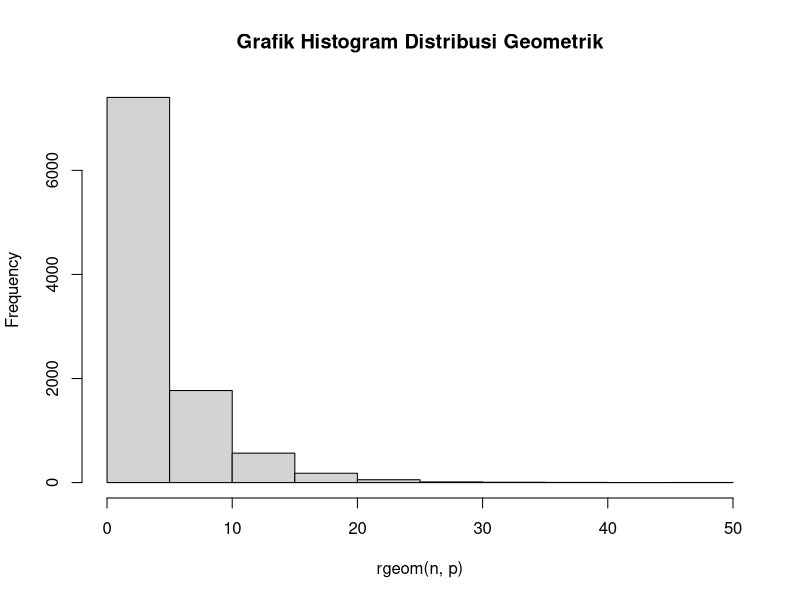
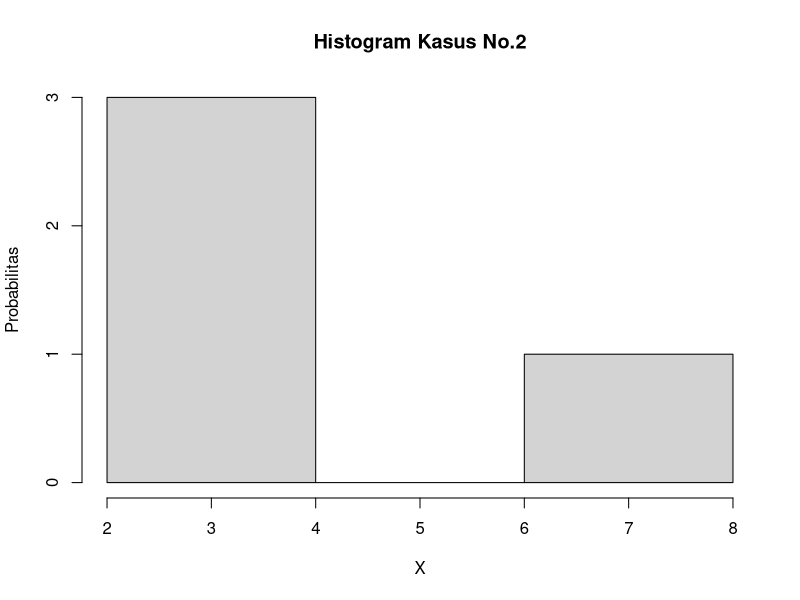
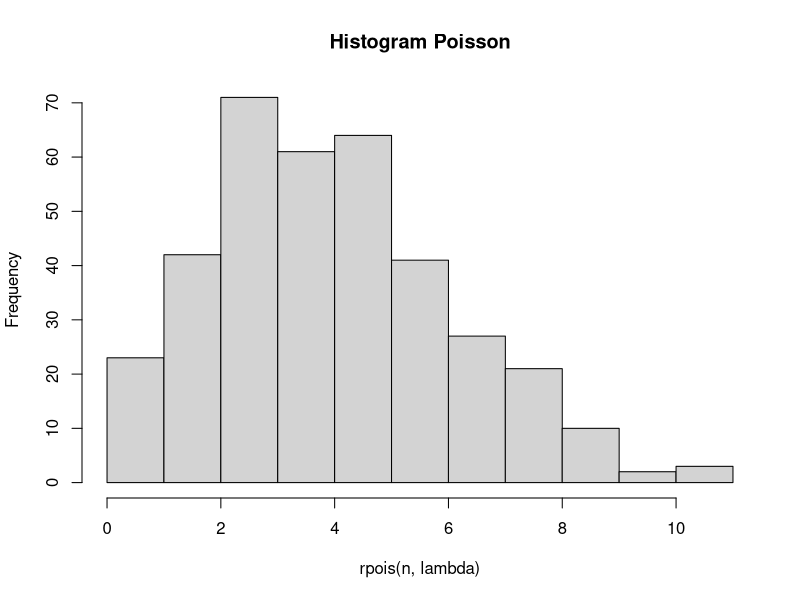
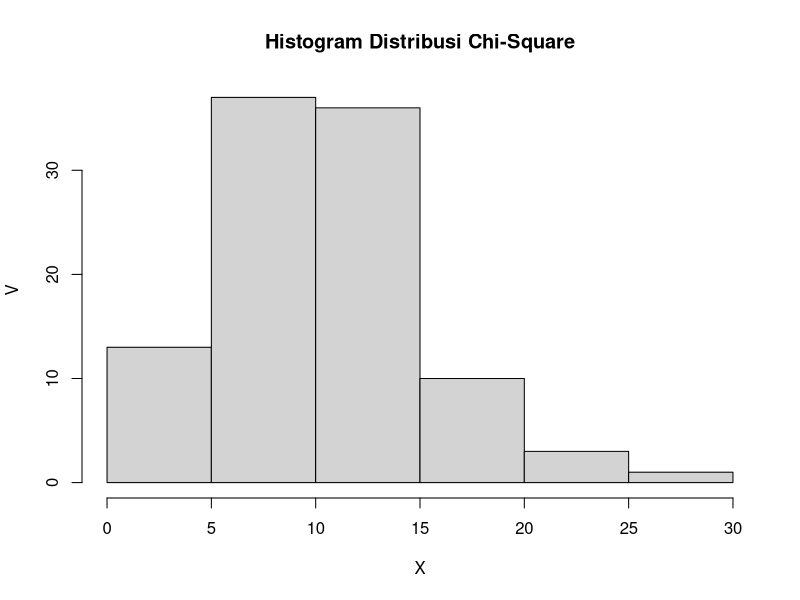
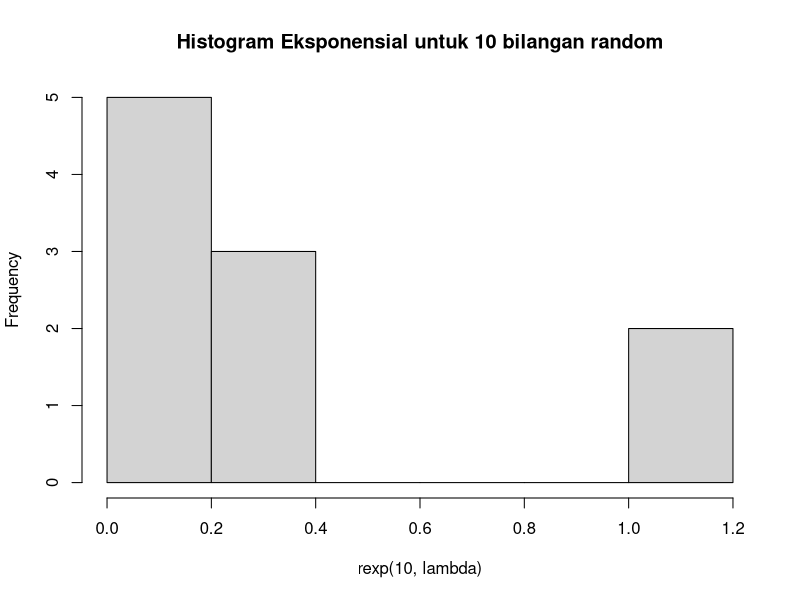
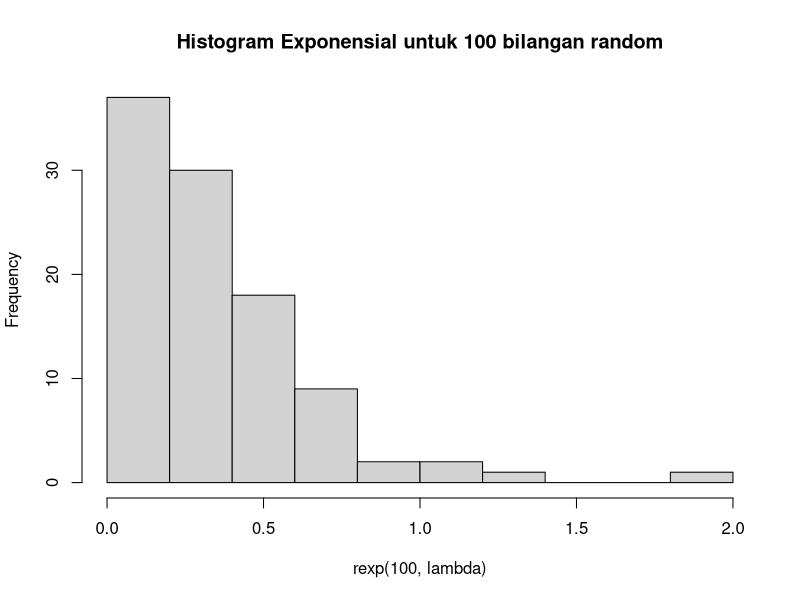
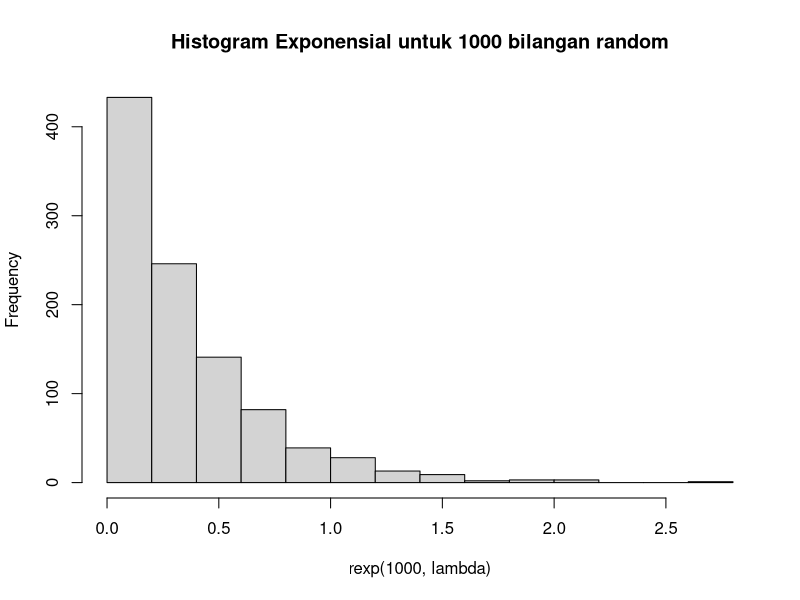
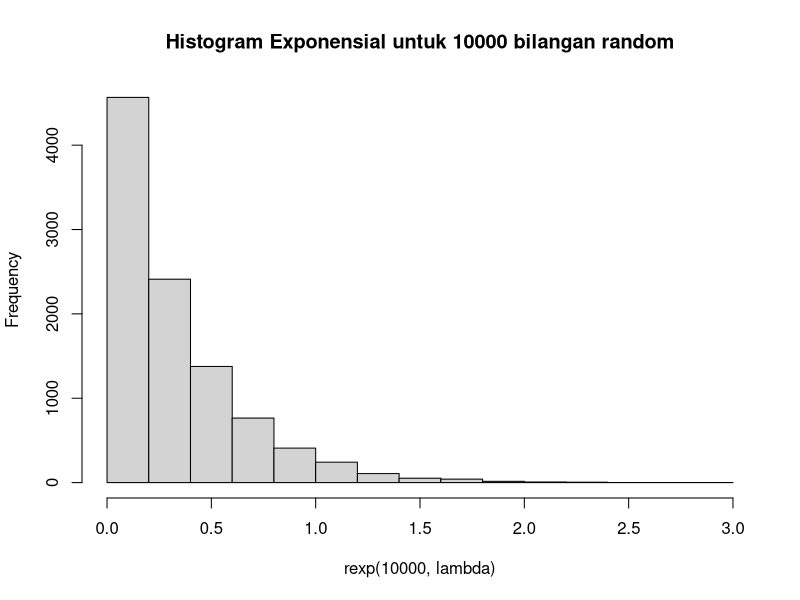

Generate these figures, in order, with R:
#1. 
#Seorang penyurvei secara acak memilih orang-orang di jalan
#sampai dia bertemu dengan seseorang yang menghadiri acara vaksinasi sebelumnya

#a. Berapa peluang penyurvei bertemu x = 3 orang yang tidak menghadiri acara vaksinasi sebelum
#keberhasilan pertama ketika p = 0,20 dari populasi menghadiri acara vaksinasi? (distribusi Geometrik)
x <- 3
p <- 0.2
peluang <- dgeom(x,1-p)

#b.mean Distribusi Geometrik dengan 10000 data random
#prob = 0,20 dimana distribusi geometrik acak tersebut X = 3 
#distribusi geometrik acak () == 3
n <- 10000
mean(rgeom(n, p) == 3)

#c. Bandingkan Hasil poin a dan b , apa kesimpulan yang bisa didapatkan?
#penjelasan di README.md

#d. Histogram Distribusi Geometrik , Peluang X = 3 gagal Sebelum Sukses Pertama
hist(rgeom(n,p), main = "Grafik Histogram Distribusi Geometrik")

#e. Nilai Rataan (μ) dan Varian (σ²) dari Distribusi Geometrik
rataan = 1/p
varian = (1-p)/(p^2)


#2.
#Terdapat 20 pasien menderita Covid19 dengan peluang sembuh sebesar 0.2.
n <- 20
p <- .2

#a. Peluang terdapat 4 pasien yang sembuh.
x <- 4
peluang <- dbinom(x,n,p, log = FALSE)

#b. Gambarkan grafik histogram berdasarkan kasus tersebut.
hist(rbinom(x,n,p), xlab = "X", ylab = "Probabilitas", main = "Histogram Kasus No.2")

#c. Nilai Rataan (μ) dan Varian (σ²) dari Distribusi Binomial.
rataan <- n*p
varian <- n*p*(1-p)


#3.
#Diketahui data dari sebuah tempat bersalin di rumah sakit tertentu menunjukkan rata-rata
#historis 4,5 bayi lahir di rumah sakit ini setiap hari. (gunakan Distribusi Poisson)
lambda <- 4.5

#a. Berapa peluang bahwa 6 bayi akan lahir di rumah sakit ini besok?
x <- 6
peluang <- dpois(x,lambda)

#b. simulasikan dan buatlah histogram kelahiran 6 bayi akan lahir
#di rumah sakit ini  selama setahun (n = 365)
n <- 365
hist(rpois(n, lambda), main = "Histogram Poisson")

#c. bandingkan hasil poin a dan b, Apa kesimpulan yang bisa didapatkan
# Penjelasan terdapat pada README.md

#Nilai Rataan (μ) dan Varian (σ²) dari Distribusi Poisson
mean = varian = lambda


#4
#Diketahui nilai x = 2 dan v = 10. Tentukan:
x <- 2
v <- 10

#a. Fungsi Probabilitas dari Distribusi Chi-Square.
probabilitas = dchisq(x, v)

#b.Histogram dari Distribusi Chi-Square dengan 100 data random.
n <- 100
hist(rchisq(n, v), xlab = "X", ylab = "V", main = "Histogram Distribusi Chi-Square")

#c. Nilai Rataan (μ) dan Varian (σ²) dari Distribusi Chi-Square.
rataan = v
varian = v*2


#5
#Diketahui bilangan acak (random variable) berdistribusi exponential (λ = 3). Tentukan
lambda <- 3

#a. Fungsi Probabilitas dari Distribusi Exponensial 
fungsi = rexp(1, lambda)

#b. Histogram dari Distribusi Exponensial untuk
#10, 100, 1000 dan 10000 bilangan random
hist(rexp(10, lambda), main = "Histogram Eksponensial untuk 10 bilangan random")
hist(rexp(100, lambda), main = "Histogram Exponensial untuk 100 bilangan random")
hist(rexp(1000, lambda), main = "Histogram Exponensial untuk 1000 bilangan random")
hist(rexp(10000, lambda), main = "Histogram Exponensial untuk 10000 bilangan random")

#c. Nilai Rataan (μ) dan Varian (σ²)
#dari Distribusi Exponensial untuk n = 100 dan λ = 3
#Petunjuk:Gunakan set.seed(1), Gunakan fungsi bawaan R
n = 100
set.seed(1)
rataan = mean(rexp(n, lambda))
varian = (sd(rexp(n, lambda)))^2


#6
#Diketahui generate random nilai sebanyak 100 data, mean = 50, sd = 8. Tentukan
n <- 100
mean <- 50
sd <- 8

#a. Fungsi Probabilitas dari Distribusi Normal P(X1 ≤ x ≤ X2), hitung Z-Score Nya 
# dan plot data generate randomnya dalam bentuk grafik. Petunjuk(gunakan fungsi plot()).
#Keterangan : X1 = Dibawah rata-rata , X2 = Diatas rata-rata
#Contoh data : 1,2,4,2,6,3,10,11,5,3,6,8
#rata-rata = 5.083333
#X1 = 5, X2 = 6
set.seed(1)
data <- rnorm(n, mean, sd)
rataan <- mean(data)
x1 <- floor(rataan)
x2 <- ceiling(rataan)
z <- (data - rataan) / sd(data)
print (z)
plot(z, main = "Plot Z-Score")

#b. Generate Histogram dari Distribusi Normal dengan breaks 50 dan format penamaan: 
#NRP_Nama_Probstat_{Nama Kelas}_DNhistogram
#Contoh : 312312312_Rola_Probstat_A_DNhistogram
breaks = 50
hist(z, breaks, main = "5025211219_Rayssa Ravelia_Probstat_A_DNHistogram", col = "#1b98e0")

#c. Nilai Varian (σ²) dari hasil generate random nilai Distribusi Normal.
varian = sd(data)^2
